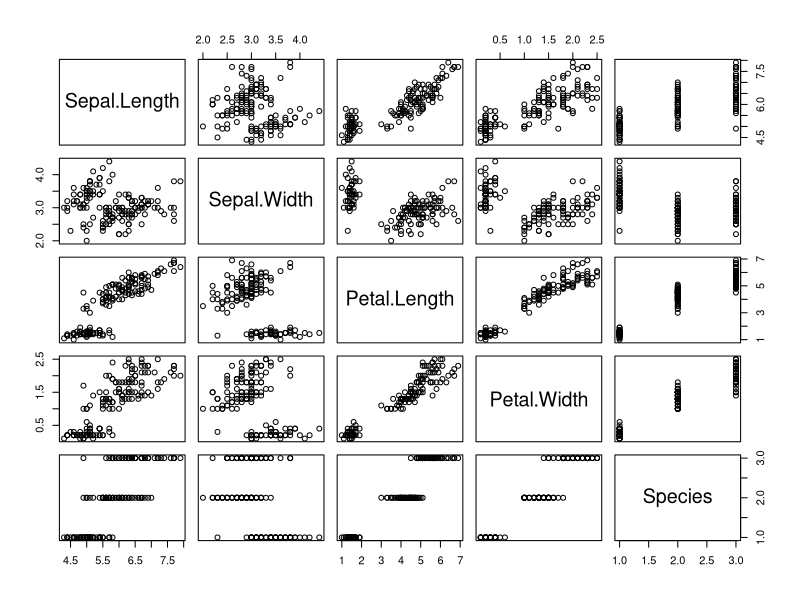
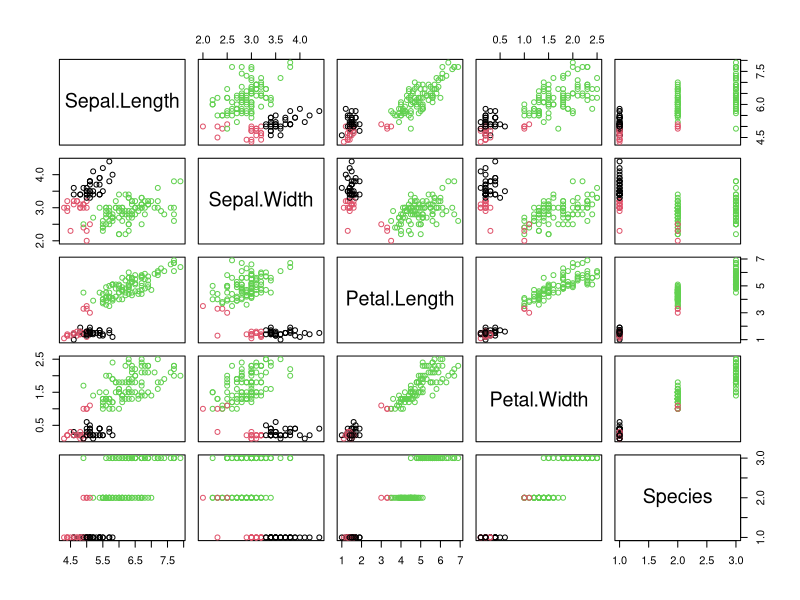
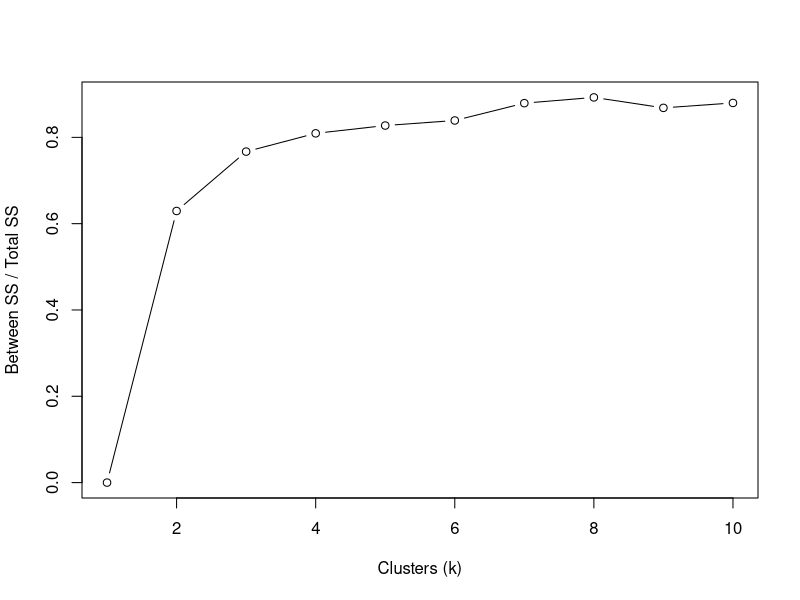
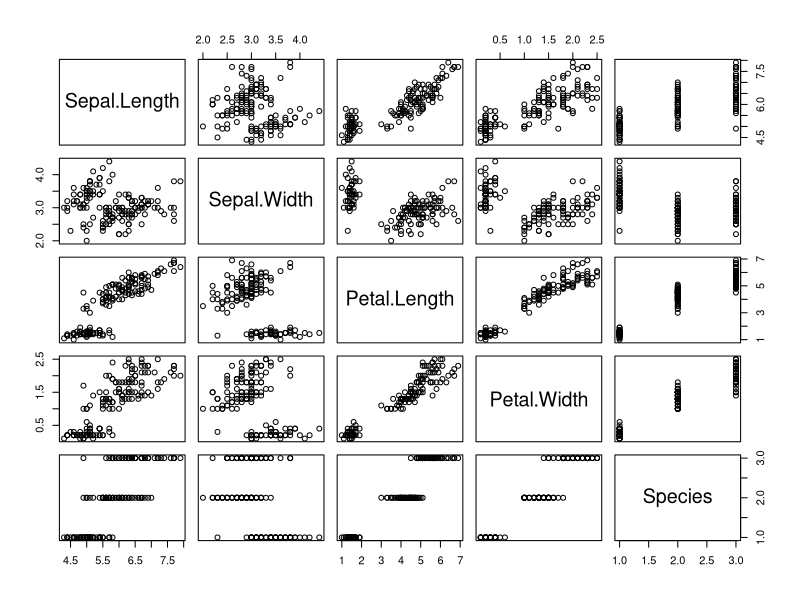
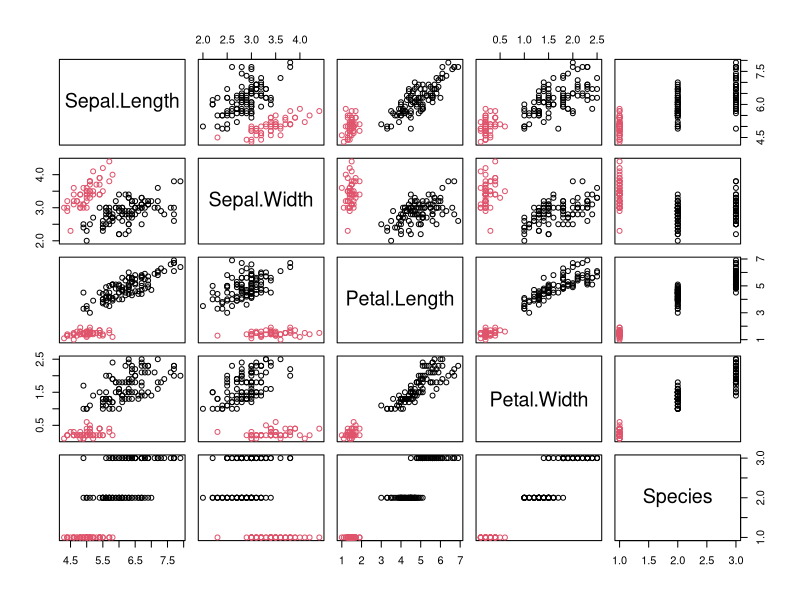
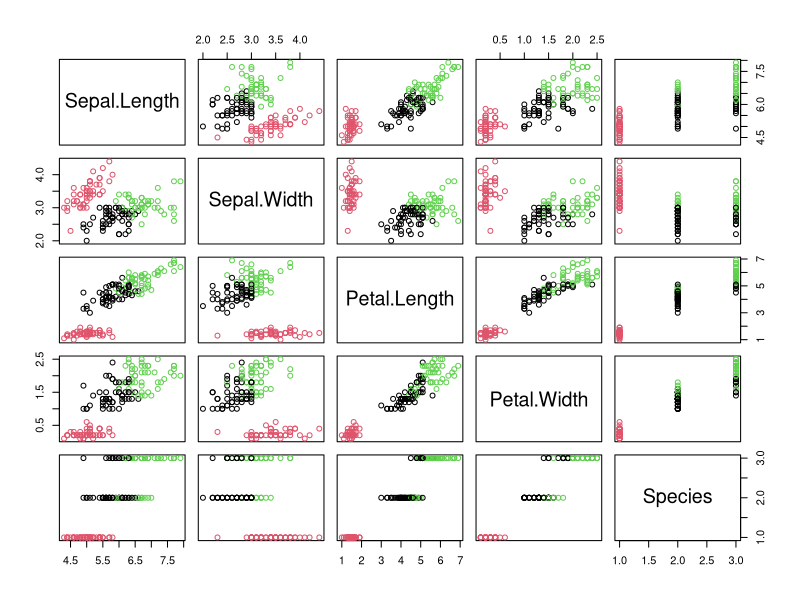
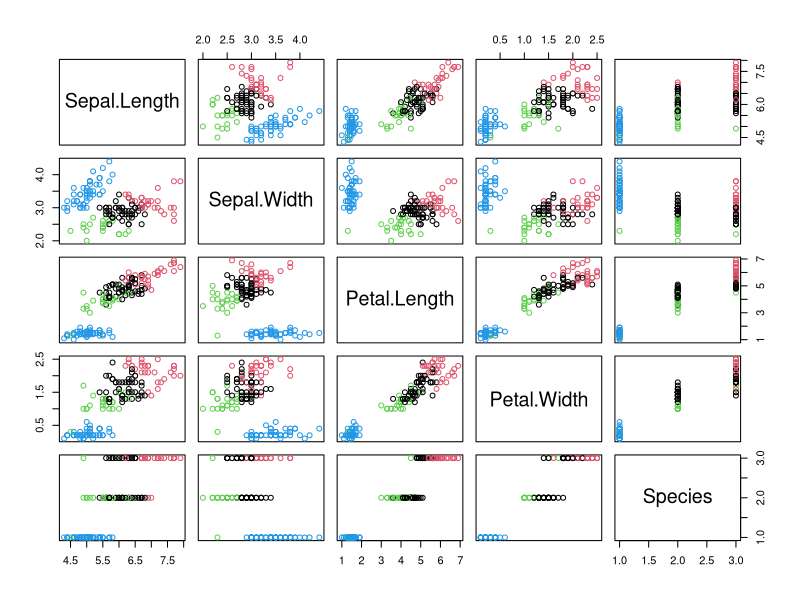
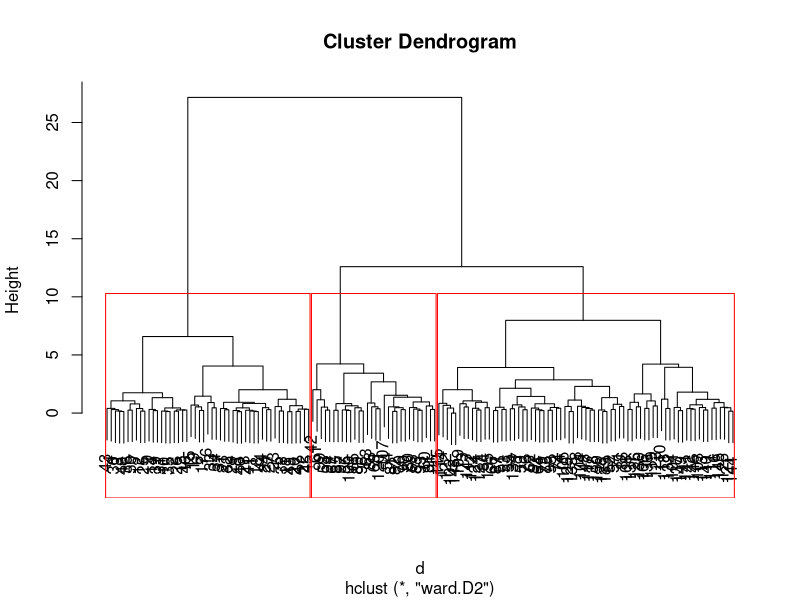

Write the R code that produced these figures, in order.
# LOAD DATA ----
data(iris)
plot(iris)

# SCALE DATA ----
irisScaled <- scale(iris[, -5])

# K-MEANS CLUSTERING ----
## CLUSTERING
fitK <- kmeans(irisScaled[, -5], 3)
fitK
str(fitK)
fitK$cluster
plot(iris, col = fitK$cluster)

## CHOOSING K
k <- list()
for(i in 1:10){
  k[[i]] <- kmeans(irisScaled[,1:4], i)
}

k

betweenss_totss <- list()
for(i in 1:10){
  betweenss_totss[[i]] <- k[[i]]$betweenss/k[[i]]$totss
}

plot(1:10, betweenss_totss, type = "b", 
     ylab = "Between SS / Total SS", xlab = "Clusters (k)")

for(i in 1:4){
  plot(iris, col = k[[i]]$cluster)
}

# HIERACHICAL CLUSTERING ----
d <- dist(irisScaled[, 1:4])
fitH <- hclust(d, "ward.D2")
plot(fitH) 
rect.hclust(fitH, k = 3, border = "red") 
clusters <- cutree(fitH, k = 3) 
plot(iris, col = clusters)

# MODEL-BASED CLUSTERING ----
library(mclust)
fitM <- Mclust(irisScaled)
plot(fitM)

# DENSITY-BASED CLUSTERING ----
install.packages("dbscan")
library(dbscan)
kNNdistplot(irisScaled, k = 3)
abline(h = 0.7, col = "red", lty = 2)
fitD <- dbscan(irisScaled, eps = 0.7, minPts = 5)
fitD
plot(iris, col = fitD$cluster)
